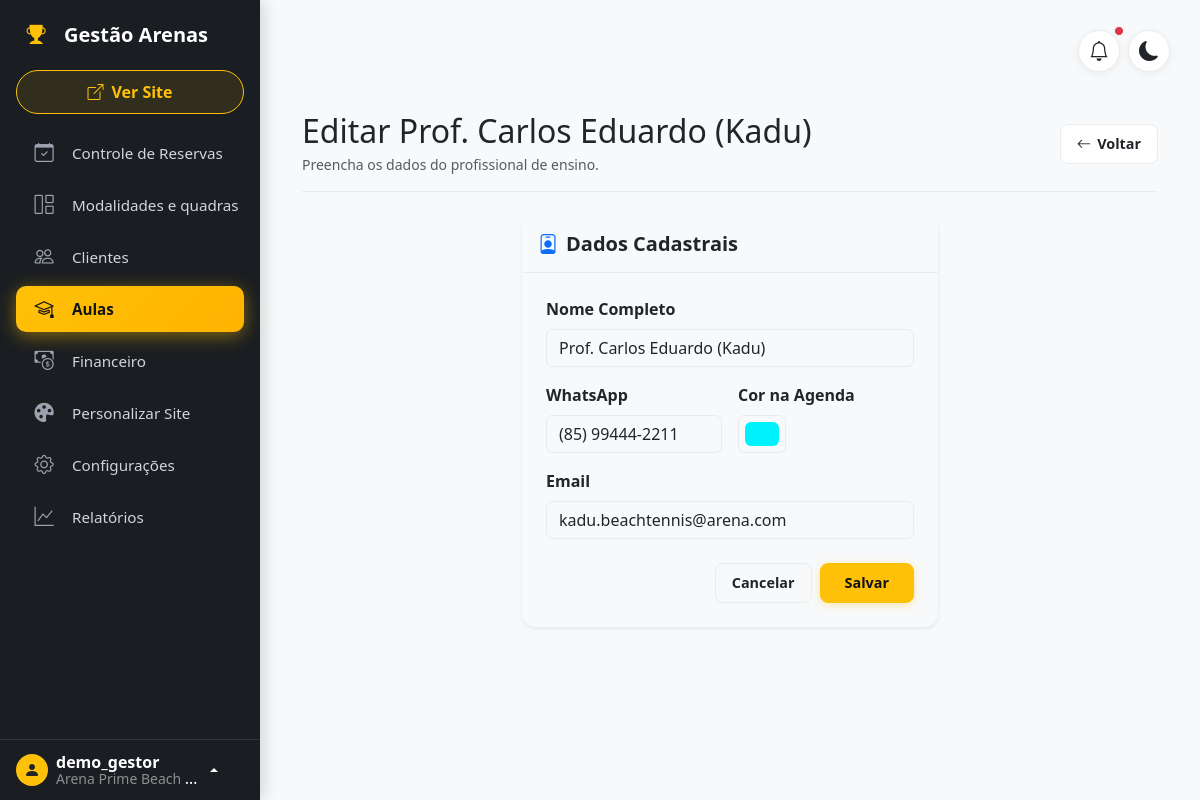
Page /gestao/arena-demo/professores/1/editar/ (signed in) on the committed database.
### apps/saas/models.py (models this page shows, shortened)
class Arena(TimeStampedModel):
    users = models.ManyToManyField(User, related_name='arenas', blank=True, verbose_name="Usuários da Arena")
    name = models.CharField(max_length=100, verbose_name="Nome da Arena")
    slug = models.SlugField(max_length=100, unique=True, verbose_name="URL (Slug)")
    owner_name = models.CharField(max_length=100, verbose_name="Nome do Proprietário")
    owner_phone = models.CharField(max_length=25, blank=True, null=True, verbose_name="WhatsApp / Telefone do Dono")
    owner_email = models.EmailField(blank=True, null=True, verbose_name="E-mail do Dono")
    cnpj = models.CharField(max_length=20, blank=True, null=True, verbose_name="CNPJ")
    monthly_fee = models.DecimalField(max_digits=10, decimal_places=2, default=0, verbose_name="Valor da Mensalidade (R$)")
    due_day = models.PositiveSmallIntegerField(default=10, verbose_name="Dia de Vencimento")
    is_active = models.BooleanField(default=True, verbose_name="Arena Ativa?")
    class Meta:
        verbose_name = "Arena"
        verbose_name_plural = "Arenas"

### apps/lessons/models.py (models this page shows, shortened)
class Teacher(models.Model):
    arena = models.ForeignKey(Arena, on_delete=models.CASCADE, related_name='teachers')
    name = models.CharField("Nome Completo", max_length=100)
    phone = models.CharField("Telefone/WhatsApp", max_length=20)
    email = models.EmailField("Email", blank=True, null=True)
    color = models.CharField("Cor na Agenda", max_length=7, default="#0d6efd", help_text="Ex: #FF0000")
    created_at = models.DateTimeField(auto_now_add=True)
    class Meta:
        verbose_name = "Professor"
        verbose_name_plural = "Professores"

### apps/lessons/views/teacher_views.py (the view, shortened to what this page needs)
# urls.py: path('gestao/<slug:arena_slug>/professores/<int:pk>/editar/', TeacherUpdateView.as_view(), name='teacher_update'),
class TeacherUpdateView(ArenaOwnerRequiredMixin, UpdateView):
    model = Teacher
    form_class = TeacherForm
    template_name = 'lessons/teachers/teacher_form.html'
    def get_queryset(self):
        return Teacher.objects.filter(arena__slug=self.kwargs['arena_slug'])
    def get_context_data(self, **kwargs):
        context = super().get_context_data(**kwargs)
        context['arena'] = Arena.objects.get(slug=self.kwargs['arena_slug'])
        context['titulo'] = f"Editar {self.object.name}"
        return context

### apps/lessons/forms/teacher_forms.py
class TeacherForm(forms.ModelForm):
    class Meta:
        model = Teacher
        fields = ['name', 'phone', 'email', 'color']
        widgets = {
            'name': forms.TextInput(attrs={'class': 'form-control', 'placeholder': 'Nome do Professor'}),
            'phone': forms.TextInput(attrs={'class': 'form-control', 'placeholder': '(XX) 9XXXX-XXXX'}),
            'email': forms.EmailInput(attrs={'class': 'form-control', 'placeholder': 'email@exemplo.com'}),
            'color': forms.TextInput(attrs={'type': 'color', 'class': 'form-control form-control-color', 'title': 'Escolha a cor'}),
        }

### apps/backoffice/context_processors.py (called while the page is built)
def arena_context(request):
    if request.user.is_authenticated and hasattr(request.user, 'arena'):
        return {'arena': request.user.arena}
    return {}

### apps/backoffice/mixins.py (called while the page is built)
    def test_func(self):
        slug = self.kwargs.get('arena_slug')
        if not slug:
            return True  # Deixa passar se a view não tem slug (ex: roteador)
        arena = get_object_or_404(Arena, slug=slug)
        return self.request.user in arena.users.all()

### apps/core/context_processors.py (called while the page is built)
def user_arenas_context(request):
    if not request.user.is_authenticated:
        return {}
    my_arenas = Arena.objects.filter(users=request.user, is_active=True).values('name', 'slug')
    return {
        'my_arenas': my_arenas
    }

### apps/lessons/templates/lessons/teachers/teacher_form.html (shortened to what this page needs)
{% extends 'backoffice/base_dashboard.html' %}
{% block content %}
<div class="container-fluid py-3">
    <div class="d-flex justify-content-between align-items-center flex-wrap gap-2 mb-4 border-bottom pb-3">
        <div>
            <h1 class="h2 mb-1">{{ titulo }}</h1>
            <p class="text-body-secondary small mb-0">Preencha os dados do profissional de ensino.</p>
        </div>
        <a href="{% url 'lessons:teacher_list' arena_slug=arena.slug %}" class="btn btn-action">
            <i class="bi bi-arrow-left"></i> Voltar
        </a>
    </div>
    <div class="row justify-content-center">
        <div class="col-12 col-md-8 col-lg-6">
            <div class="card shadow-sm border-0">
                <div class="card-header bg-transparent py-3 border-bottom">
                    <h5 class="mb-0 fw-bold text-body"><i class="bi bi-person-badge me-2 text-primary"></i>Dados Cadastrais</h5>
                </div>
                <div class="card-body p-4">
                    <form method="post">
                        <div class="row g-3">
                            <div class="col-12">
                                <label class="form-label fw-bold">Nome Completo</label>
                                {{ form.name }}
                            </div>
                            <div class="col-12 col-md-6">
                                <label class="form-label fw-bold">WhatsApp</label>
                                {{ form.phone }}
                            </div>
                            <div class="col-12 col-md-6">
                                <label class="form-label fw-bold">Cor na Agenda</label>
                                {{ form.color }}
                            </div>
                            <div class="col-12">
                                <label class="form-label fw-bold">Email</label>
                                {{ form.email }}
                            </div>
                        </div>
                        <div class="d-flex justify-content-end gap-2 mt-4">
                            <a href="{% url 'lessons:teacher_list' arena_slug=arena.slug %}" class="btn btn-action">Cancelar</a>
                            <button type="submit" class="btn btn-action-primary px-4">Salvar</button>
                        </div>
                    </form>
                </div>
            </div>
        </div>
    </div>
</div>
{% endblock %}

### apps/backoffice/templates/backoffice/base_dashboard.html (shortened to what this page needs)
<!DOCTYPE html>
<html lang="pt-br" data-bs-theme="light">
<head>
    <link href="https://cdn.jsdelivr.net/npm/bootstrap@5.3.0/dist/css/bootstrap.min.css" rel="stylesheet">
    <link rel="stylesheet" href="https://cdn.jsdelivr.net/npm/bootstrap-icons@1.10.0/font/bootstrap-icons.css">
</head>
<body class="bg-body-tertiary">
<div class="d-flex" style="min-height: 100vh;">
    <nav class="sidebar" id="sidebar">
        <div class="sidebar-header" id="logo-toggle">
            <div class="nav-icon text-warning"><i class="bi bi-trophy-fill"></i></div>
            <span class="fs-5 fw-bold sidebar-text">Gestão Arenas</span>
        </div>
        <div class="sidebar-btn-container">
            <a href="{% url 'scheduler:arena_home' arena_slug=arena.slug %}" target="_blank" class="btn btn-outline-primary btn-agendamento">
                <i class="bi bi-box-arrow-up-right"></i>
                <span class="sidebar-text ms-2">Ver Site</span>
            </a>
        </div>
        <div class="sidebar-menu">
            <a href="{% url 'backoffice:dashboard' arena_slug=arena.slug %}" class="nav-link text-decoration-none " title="Controle de Reservas">
                <div class="nav-icon"><i class="bi bi-calendar-check"></i></div>
                <span class="sidebar-text">Controle de Reservas</span>
            </a>
            <a href="{% url 'backoffice:court_list' arena_slug=arena.slug %}" class="nav-link text-decoration-none {% if 'quadras' in request.path or 'modalidades' in request.path %}active{% endif %}" title="Modalidades e quadras">
                <div class="nav-icon"><i class="bi bi-grid-1x2"></i></div>
                <span class="sidebar-text">Modalidades e quadras</span>
            </a>
            <a href="{% url 'backoffice:customer_list' arena_slug=arena.slug %}" class="nav-link text-decoration-none {% if 'clientes' in request.path %}active{% endif %}" title="Clientes">
                <div class="nav-icon"><i class="bi bi-people"></i></div>
                <span class="sidebar-text">Clientes</span>
            </a>
            <a href="{% url 'lessons:aulas' arena_slug=arena.slug %}" class="nav-link text-decoration-none {% if 'aulas' in request.path or 'turmas' in request.path or 'professores' in request.path or 'alunos' in request.path or 'matricula' in request.path or 'grade-completa' in request.path %}active{% endif %}" title="Aulas">
                <div class="nav-icon"><i class="bi bi-mortarboard"></i></div>
                <span class="sidebar-text">Aulas</span>
            </a>
            <a href="{% url 'lessons:financial_list' arena_slug=arena.slug %}" class="nav-link text-decoration-none {% if 'financeiro' in request.path and 'configuracoes' not in request.path %}active{% endif %}" title="Financeiro">
                <div class="nav-icon"><i class="bi bi-cash-coin"></i></div>
                <span class="sidebar-text">Financeiro</span>
            </a>
            <a href="{% url 'backoffice:site_customize' arena_slug=arena.slug %}" class="nav-link text-decoration-none {% if 'personalizar' in request.path %}active{% endif %}" title="Personalizar Site">
                <div class="nav-icon"><i class="bi bi-palette-fill"></i></div>
                <span class="sidebar-text">Personalizar Site</span>
            </a>
            <a href="{% url 'backoffice:arena_config' arena_slug=arena.slug %}" class="nav-link text-decoration-none " title="Configurações">
                <div class="nav-icon"><i class="bi bi-gear"></i></div>
                <span class="sidebar-text">Configurações</span>
            </a>
            <a href="{% url 'backoffice:reports' arena_slug=arena.slug %}" class="nav-link text-decoration-none {% if 'relatorios' in request.path %}active{% endif %}" title="Relatórios">
                <div class="nav-icon"><i class="bi bi-graph-up"></i></div>
                <span class="sidebar-text">Relatórios</span>
            </a>
        </div>
        <div class="sidebar-footer">
            <div class="dropdown dropup">
                <a href="#" class="user-dropdown-toggle dropdown-toggle" id="dropdownUser1" data-bs-toggle="dropdown" aria-expanded="false" data-bs-display="static">
                    <div class="rounded-circle bg-warning text-dark d-flex align-items-center justify-content-center flex-shrink-0" style="width: 32px; height: 32px;">
                        <i class="bi bi-person-fill"></i>
                    </div>
                    <div class="sidebar-text ms-2 lh-1 text-truncate" style="max-width: 150px;">
                        <strong class="d-block">{{ user.username }}</strong>
                        <small class="text-white-50">{{ arena.name }}</small>
                    </div>
                </a>
            </div>
        </div>
    </nav>
    <main class="content">
        <div class="d-flex justify-content-between align-items-center mb-4 gap-3">
            <div class="d-flex align-items-center gap-2">
                <button class="topbar-action-btn" type="button" title="Notificações">
                    <i class="bi bi-bell fs-5"></i>
                    <span class="position-absolute top-0 start-100 translate-middle p-1 bg-danger border border-light rounded-circle">
                    </span>
                </button>
                <button id="theme-toggle" class="topbar-action-btn" type="button" title="Alternar tema claro/escuro">
                    <i class="bi bi-moon-fill fs-5" id="theme-icon"></i>
                </button>
            </div>
        </div>
        {% block content %}{% endblock %}
    </main>
</div>
</body>
</html>

### rows in the picture
Arena: name "Arena Prime Beach…"
Teacher: name "Prof. Carlos Eduardo (Kadu)", phone "(85) 99444-2211", color "#00f2fe", email "kadu.beachtennis@arena.com"

### other values in the picture
{{ user.username }} "demo_gestor"
{{ titulo }} "Editar Prof. Carlos Eduardo (Kadu)"
